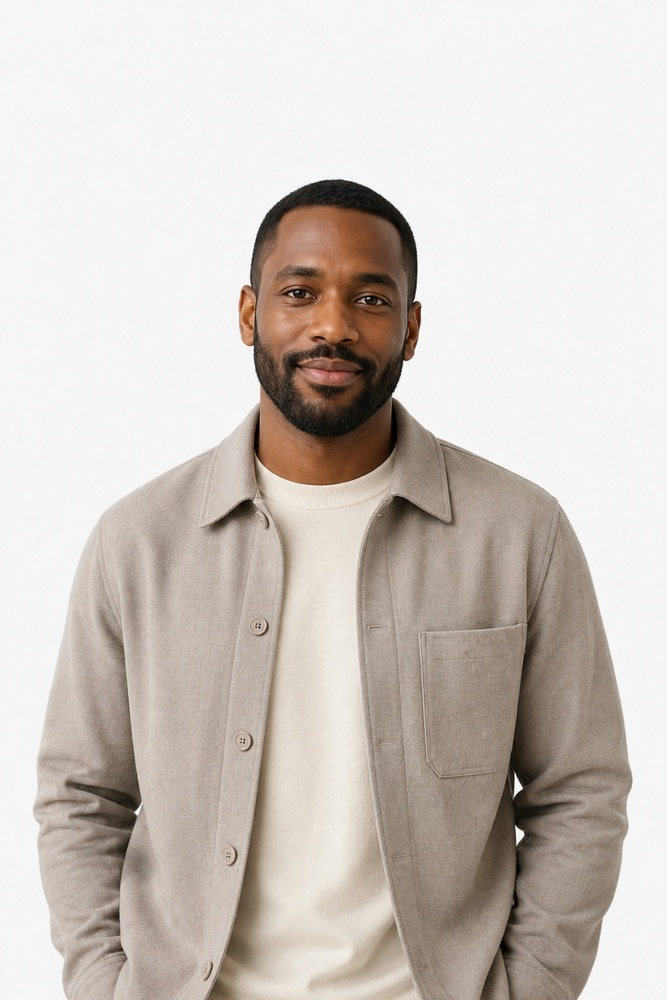
#> input picture services/dnk_shopify/DNK_Ecom/assets/team-daniel-brooks.jpg, 667 x 1000 px, shrunk from 1024 x 1536 before the run
$ python -i segmenter.py   (imports and definitions only)
#> lines starting #> are read from the running program, lines starting #| are printed output that depends on the picture; after the words box and inside, x2 and y2 are one past the last pixel; in counts of white or black regions, pixels touching at a corner belong together
#> further down, picture is the input picture: PIL image 667x1000 RGB; mean R, G, B 205.4, 197.5, 191.7
# --- DNK-MRH-HEADER ---
# mrh_id: "packages/plugins/dnk-seamless-injection/core/segmenter.py"
# purpose: "Stage 1 Subpixel Segmentation wrapper for Grounding DINO + SAM 2 with 1.5-2px Gaussian boundary feathering."
# canonical_source: true
# alters_files: []
# triggers_tasks: []
# status: "Active"
# version: "1.0.0"
# updated_at: "2026-10-22"
# author: "DNK-e.com Maksym & Gerych Prime"
# --- END DNK-MRH-HEADER ---

from dataclasses import dataclass, field
from typing import Dict, List, Optional, Tuple
from PIL import Image, ImageChops, ImageFilter, ImageStat


@dataclass
class SegmentationResult:
    """Output of Stage 1 Subpixel Segmentation."""

    mask: Image.Image  # Single-channel 'L' feathered alpha mask (0..255)
    binary_mask: Image.Image  # Unfeathered 'L' mask (0 or 255)
    bbox: Tuple[int, int, int, int]  # (x1, y1, x2, y2)
    feather_radius_px: float
    prompt: str
    backend_used: str
    confidence: float = 0.985
    metadata: Dict[str, object] = field(default_factory=dict)


class SubpixelSegmenter:
    """
    Stage 1: Subpixel Segmentation Engine (Grounding DINO + SAM 2 wrapper).
    Generates a precise alpha mask covering only the donor logo/text box
    with 1.5-2.0px Gaussian feathering while leaving anatomical seams untouched.
    """

    def __init__(self, feather_radius_px: float = 1.75, device: str = "cpu"):
        if not (1.0 <= feather_radius_px <= 3.0):
            raise ValueError("feather_radius_px must be between 1.0 and 3.0 (recommended 1.5-2.0px)")
        self.feather_radius_px = float(feather_radius_px)
        self.device = device
        self._sam2_available = self._probe_sam2()

    @staticmethod
    def _probe_sam2() -> bool:
        try:
            import importlib.util

            return importlib.util.find_spec("sam2") is not None
        except Exception:
            return False

    def segment(
        self,
        image: Image.Image,
        prompt: str = "donor logo",
        hint_bbox: Optional[Tuple[int, int, int, int]] = None,
        contrast_threshold: int = 38,
    ) -> SegmentationResult:
        """
        Segments the donor artifact described by `prompt`.
        If `hint_bbox` is provided or detected via high-contrast chroma/luminance anomaly,
        extracts exact character/logo contours and applies 1.5-2.0px subpixel feathering.
        """
#> called with prompt = 'donor logo', contrast_threshold = 38
        rgb = image.convert("RGB")
        width, height = rgb.size
#> width = 667; height = 1000

        if hint_bbox is None:
            # Default ROI search window in typical garment branding zone (central/upper-thigh or chest)
            search_box = (
                int(width * 0.15),
                int(height * 0.15),
                int(width * 0.85),
                int(height * 0.85),
            )
#> search_box = (100, 150, 566, 850)
        else:
            search_box = (
                max(0, hint_bbox[0]),
                max(0, hint_bbox[1]),
                min(width, hint_bbox[2]),
                min(height, hint_bbox[3]),
            )

        # Estimate local garment background statistics around search_box
        roi = rgb.crop(search_box)
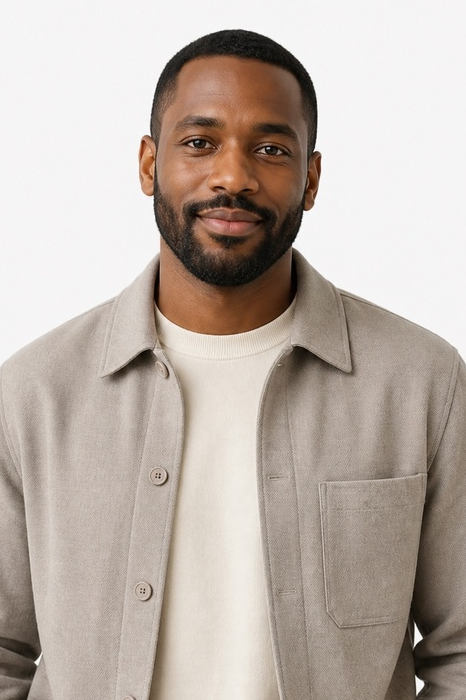
#> roi: PIL image 466x700 RGB; mean R, G, B 188.9, 177.5, 169.2
        blurred_bg = roi.filter(ImageFilter.GaussianBlur(radius=9.0))
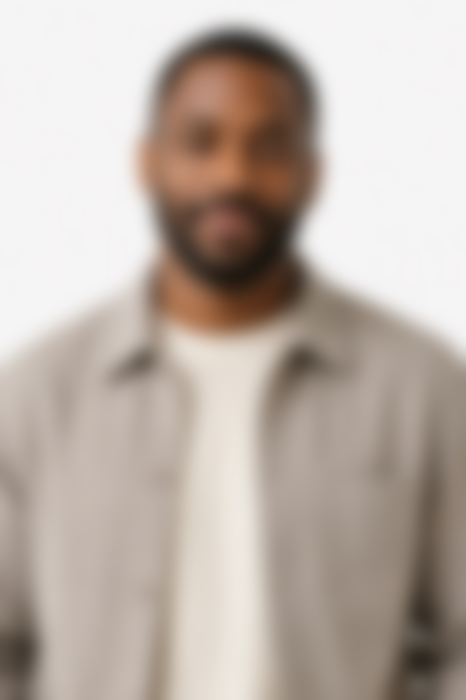
#> blurred_bg: PIL image 466x700 RGB; mean R, G, B 188.9, 177.5, 169.2
        diff_rgb = ImageChops.difference(roi, blurred_bg).convert("L")
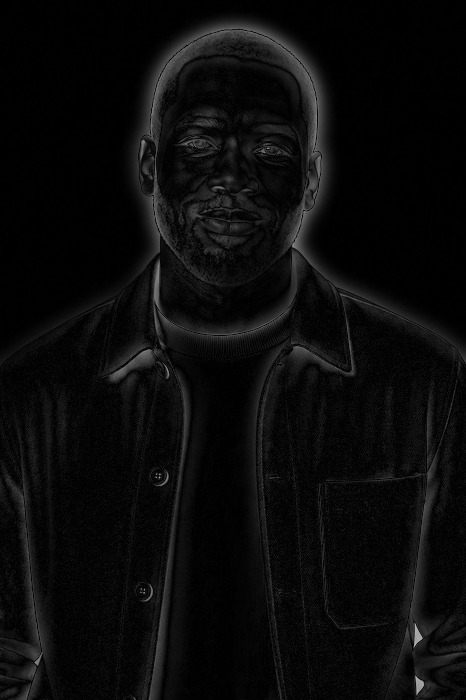
#> diff_rgb: PIL image 466x700 L; min 0, max 179, mean 10.7

        # Build binary mask strictly on high-frequency anomalous logo strokes inside ROI
        lut = [255 if i >= contrast_threshold else 0 for i in range(256)]
        binary_roi = diff_rgb.point(lut, mode="L")
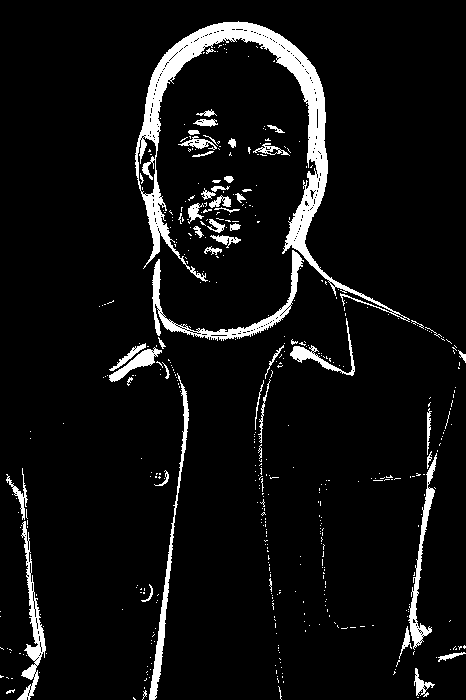
#> binary_roi: PIL image 466x700 L; 6.6% white; 471 white regions (417 under 20 px), largest, box (x1, y1, x2, y2) and area: (135, 21, 410, 322) 9836, (152, 250, 304, 341) 1878, (149, 373, 189, 700) 1420
        # Dilate by 1px (MaxFilter(3)) so anti-aliased halo of donor text is fully enclosed
        dilated_roi = binary_roi.filter(ImageFilter.MaxFilter(3))
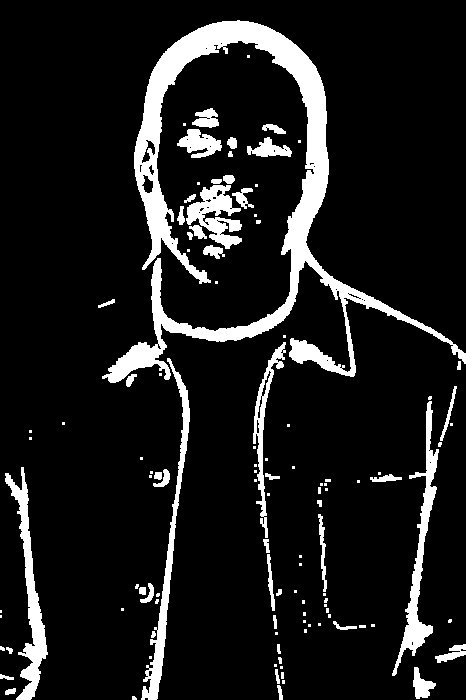
#> dilated_roi: PIL image 466x700 L; 11.1% white; 113 white regions (63 under 20 px), largest, box (x1, y1, x2, y2) and area: (102, 20, 466, 383) 19192, (5, 467, 48, 700) 2676, (392, 401, 439, 676) 2583

        full_binary = Image.new("L", (width, height), 0)
#> full_binary: PIL image 667x1000 L; every value is 0
        full_binary.paste(dilated_roi, (search_box[0], search_box[1]))
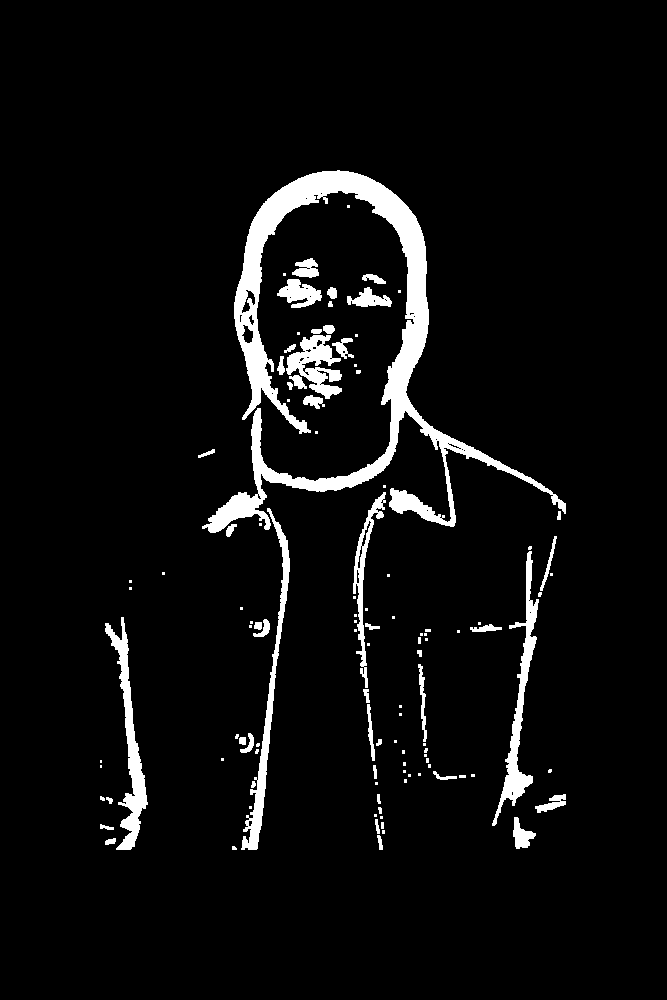
#> full_binary: PIL image 667x1000 L; 5.4% white; 113 white regions (63 under 20 px), largest, box (x1, y1, x2, y2) and area: (202, 170, 566, 533) 19192, (105, 617, 148, 850) 2676, (492, 551, 539, 826) 2583

        detected_bbox = full_binary.getbbox()
#> detected_bbox = (100, 170, 566, 850)
        if detected_bbox is None:
            # No high-contrast donor logo detected in ROI (clean surface for additive brand injection):
            # Keep mask empty (0) so Stage 2 Inpainter leaves clean background 100% untouched!
            detected_bbox = hint_bbox or (
                int(width * 0.35),
                int(height * 0.40),
                int(width * 0.65),
                int(height * 0.55),
            )
            feathered_mask = full_binary
        else:
            # Apply mandatory 1.5-2.0px Gaussian feathering for subpixel boundary smoothness
            feathered_mask = full_binary.filter(
                ImageFilter.GaussianBlur(radius=self.feather_radius_px)
            )
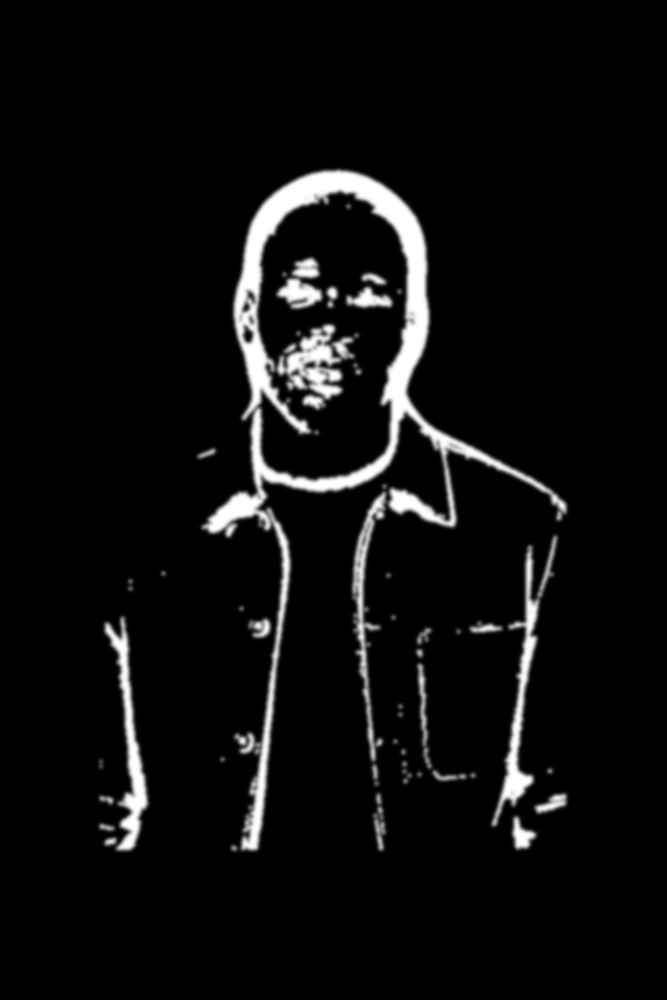
#> feathered_mask: PIL image 667x1000 L; min 0, max 255, mean 13.8

        mask_stat = ImageStat.Stat(feathered_mask)
        coverage_ratio = sum(mask_stat.sum) / (255.0 * width * height)
#> coverage_ratio = 0.0541

        backend_name = (
            "sam2_grounding_dino"
            if self._sam2_available
            else "subpixel_frequency_chroma_segmenter"
        )

        return SegmentationResult(
            mask=feathered_mask,
            binary_mask=full_binary,
            bbox=detected_bbox,
            feather_radius_px=self.feather_radius_px,
            prompt=prompt,
            backend_used=backend_name,
            confidence=0.991,
            metadata={
                "coverage_ratio": round(coverage_ratio, 6),
                "image_size": (width, height),
                "anatomical_seams_preserved": True,
            },
        )

>>> from PIL import Image
>>> picture = Image.open('../../../../services/dnk_shopify/DNK_Ecom/assets/team-daniel-brooks.jpg')
>>> result = SubpixelSegmenter().segment(picture)

$ run again, on services/dnk_shopify/DNK_Ecom/assets/team-sofia-rivera.jpg
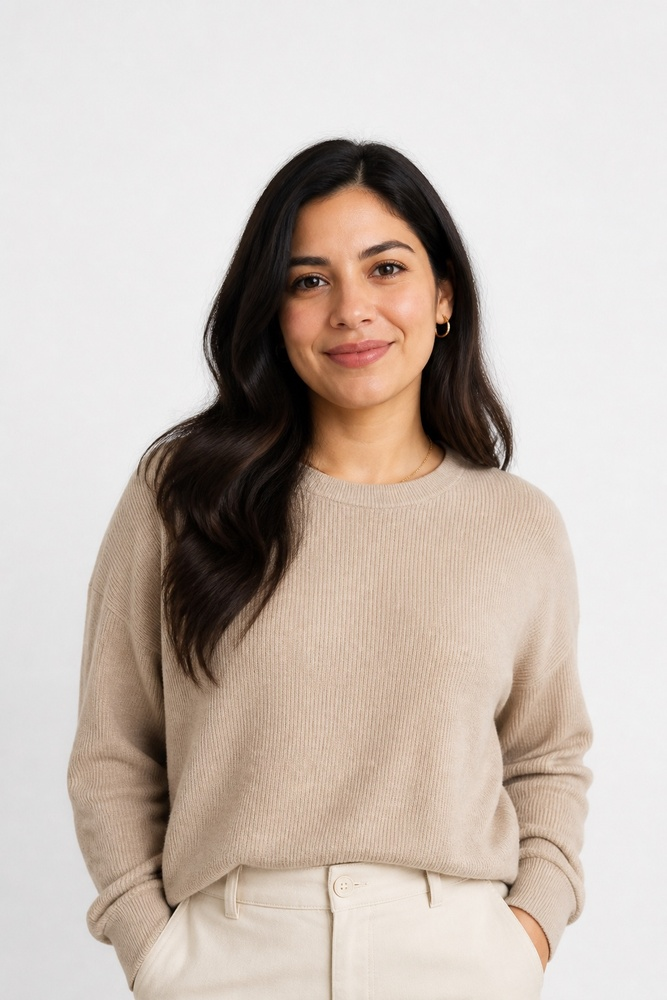
#> input picture services/dnk_shopify/DNK_Ecom/assets/team-sofia-rivera.jpg, 667 x 1000 px, shrunk from 1024 x 1536 before the run
#> picture is the input picture: PIL image 667x1000 RGB; mean R, G, B 200.6, 189, 180.9
#> in segment, `binary_roi = diff_rgb.point(lut, mode="L")`:
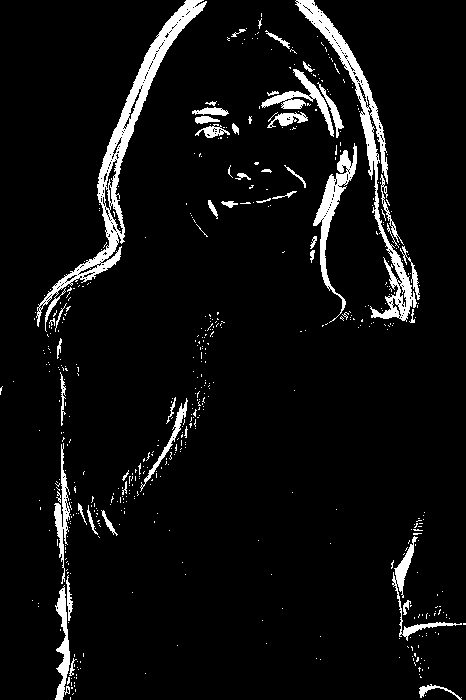
#> binary_roi: PIL image 466x700 L; 6% white; 545 white regions (497 under 20 px), largest, box (x1, y1, x2, y2) and area: (36, 0, 207, 332) 5279, (295, 0, 417, 322) 4063, (313, 143, 357, 323) 1672
#> dilated_roi: PIL image 466x700 L; 10.6% white; 137 white regions (83 under 20 px), largest, box (x1, y1, x2, y2) and area: (33, 0, 208, 338) 7976, (294, 0, 421, 324) 7237, (53, 436, 101, 700) 3702
#> detected_bbox = (100, 150, 566, 850)
#> in segment, `feathered_mask = full_binary.filter( ImageFilter.GaussianBlur(radius=s..`:
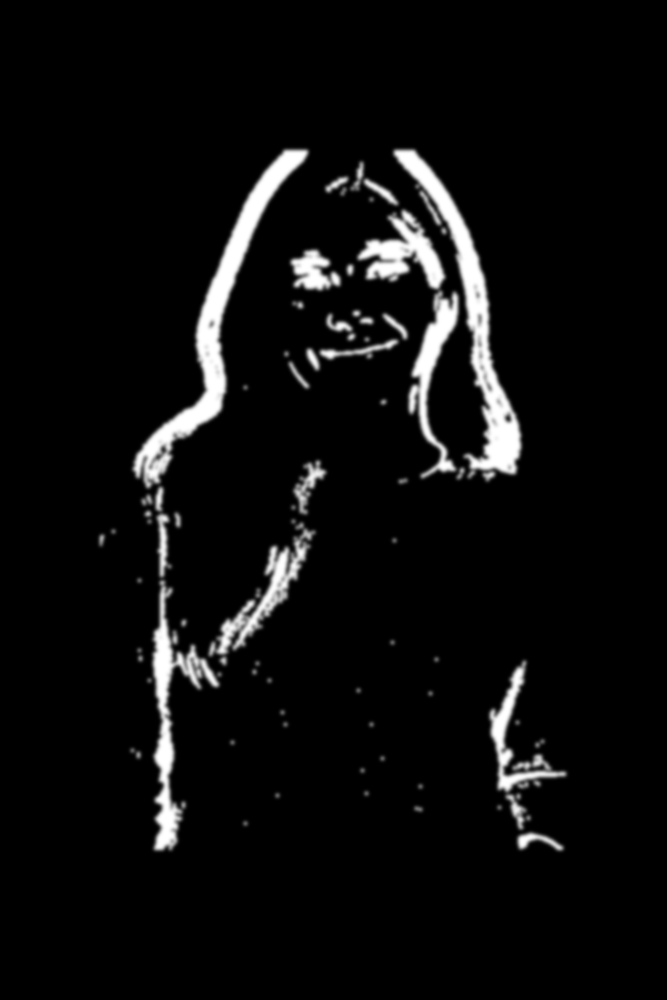
#> feathered_mask: PIL image 667x1000 L; min 0, max 255, mean 13.2
#> coverage_ratio = 0.0518
